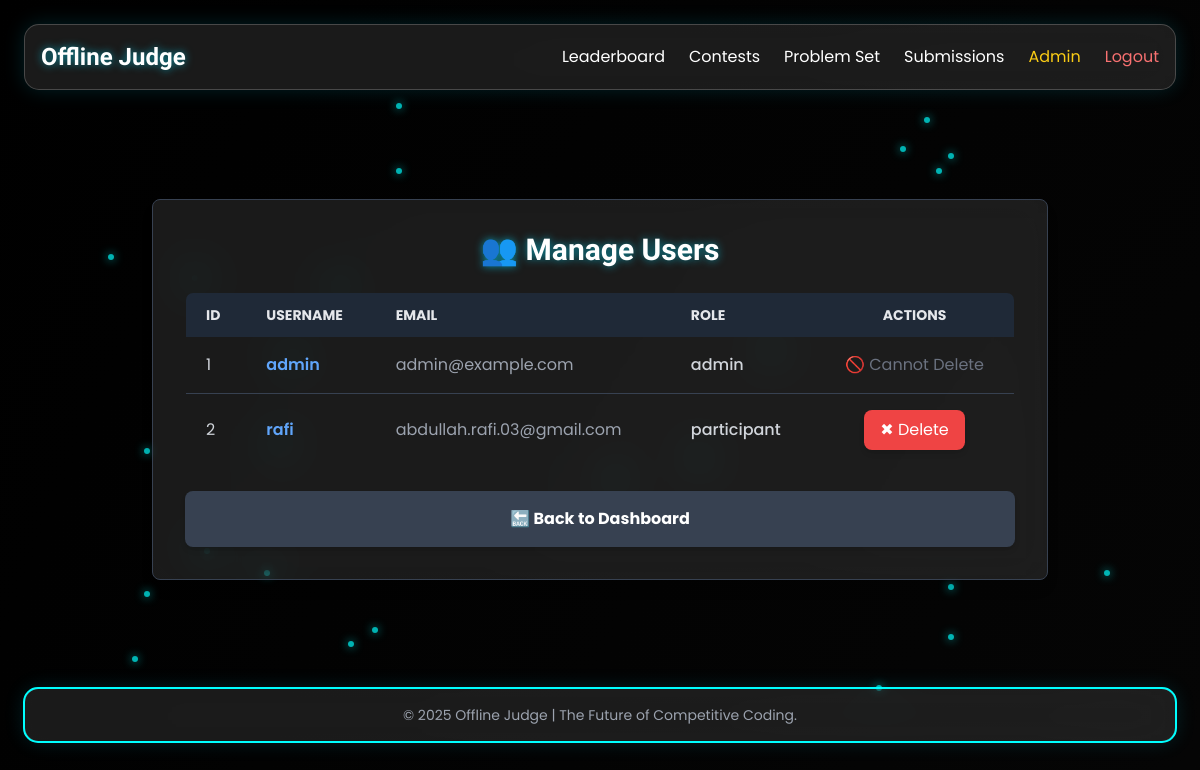
/manage_users (signed in), run on an earlier commit of the app's database.
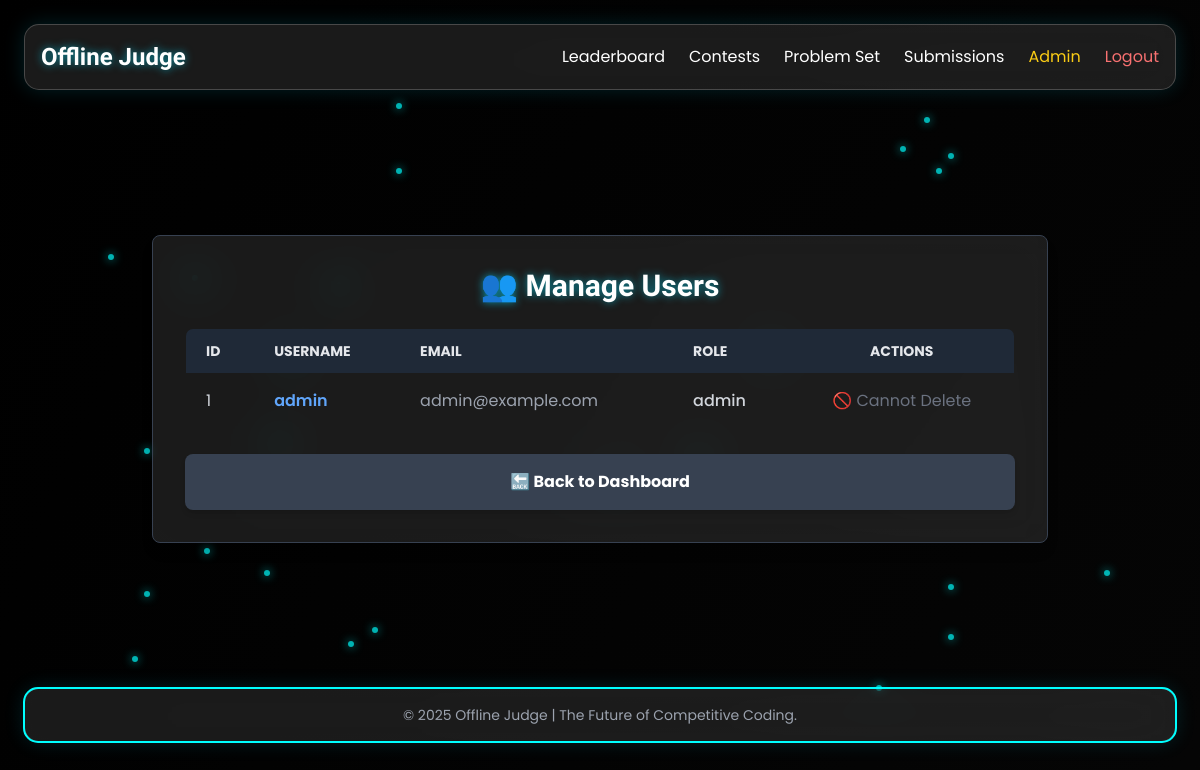
And on a later commit of the database.
### models.py (models this page shows)
class User(db.Model, UserMixin):
    id = db.Column(db.Integer, primary_key=True)
    username = db.Column(db.String(20), unique=True, nullable=False)
    email = db.Column(db.String(120), unique=True, nullable=False)
    password = db.Column(db.String(60), nullable=False)
    role = db.Column(db.String(10), nullable=False, default='participant')
    submissions = db.relationship('Submission', backref='user', lazy=True)

### routes.py (the view)
    @staticmethod
    @login_required
    @admin_required
    def manage_users(): return render_template('admin/manage_users.html', users=User.query.all())

### routes.py (called while the page is built)
def admin_required(f):
    @wraps(f)
    def decorated(*args, **kwargs):
        if current_user.role != 'admin': flash('Admin access only', 'error'); return redirect(url_for('index'))
        return f(*args, **kwargs)
    return decorated

@login_manager.user_loader
def load_user(user_id): return User.query.get(int(user_id))

### templates/admin/manage_users.html
{% extends "base.html" %}  {% block content %}
<div class="flex justify-center items-center min-h-[calc(100vh-250px)] py-10">
    <div class="glass p-8 rounded-lg w-full max-w-4xl shadow-lg border border-gray-700">
        <h1 class="text-3xl font-bold neon-text text-center mb-6">👥 Manage Users</h1>
        <div class="overflow-x-auto">
            <table class="w-full text-gray-300 border border-gray-700 rounded-lg overflow-hidden">
                <thead class="bg-gray-800 text-gray-200 uppercase text-sm">
                    <tr>
                        <th class="px-5 py-3 text-left">ID</th>
                        <th class="px-5 py-3 text-left">Username</th>
                        <th class="px-5 py-3 text-left">Email</th>
                        <th class="px-5 py-3 text-left">Role</th>
                        <th class="px-5 py-3 text-center">Actions</th>
                    </tr>
                </thead>
                <tbody>
                    {% for user in users %}
                    <tr class="border-b border-gray-700 hover:bg-gray-800 transition duration-300">
                        <td class="px-5 py-4">{{ user.id }}</td>
                        <td class="px-5 py-4 font-semibold text-blue-400">{{ user.username }}</td>
                        <td class="px-5 py-4 text-gray-400">{{ user.email }}</td>
                        <td class="px-5 py-4 font-medium">{{ user.role }}</td>
                        <td class="px-5 py-4 text-center">
                            {% if user.id != current_user.id %}
                            <form method="POST" action="{{ url_for('delete_user', user_id=user.id) }}" class="inline">
                                <button type="submit" class="bg-red-500 hover:bg-red-600 text-white px-4 py-2 rounded-lg shadow-md transition duration-300">✖ Delete</button>
                            </form>
                            {% else %}
                            <span class="text-gray-500">🚫 Cannot Delete</span>
                            {% endif %}
                        </td>
                    </tr>
                    {% endfor %}
                </tbody>
            </table>
        </div>
        <a href="{{ url_for('admin_dashboard') }}" class="block mt-6 p-4 rounded-lg bg-gray-700 hover:bg-gray-800 text-white font-bold text-center shadow-md">🔙 Back to Dashboard</a>
    </div>
</div>
{% endblock %}

### templates/base.html (shortened to what this page needs)
<!DOCTYPE html>
<html lang="en">
<head>
  <script src="https://cdn.tailwindcss.com"></script>
  <link rel="stylesheet" href="{{ url_for('static', filename='css/theme.css') }}">
</head>
<body class="relative">
  <nav class="glass p-4 mx-6 mt-6 flex justify-between items-center">
    <a href="{{ url_for('index') }}" class="text-2xl neon-text">Offline Judge</a>
    <div class="hidden lg:flex space-x-6">
      <a href="{{ url_for('leaderboard') }}" class="neon-hover">Leaderboard</a>
      <a href="{{ url_for('get_contests') }}" class="neon-hover">Contests</a>
      {% if current_user.is_authenticated %}
        <a href="{{ url_for('problems') }}" class="neon-hover">Problem Set</a>
        <a href="{{ url_for('submission_history') }}" class="neon-hover">Submissions</a>
        {% if current_user.role == 'admin' %}
          <a href="{{ url_for('admin_dashboard') }}" class="text-yellow-400 neon-hover">Admin</a>
        {% endif %}
        <a href="{{ url_for('logout') }}" class="text-red-400 neon-hover">Logout</a>
      {% else %}
        <a href="{{ url_for('login') }}" class="neon-hover">Login</a>
        <a href="{{ url_for('register') }}" class="neon-hover">Register</a>
      {% endif %}
    </div>
  </nav>
  <div class="particles">
    {% for i in range(25) %}
      <div style="top: {{ range(5, 95) | random }}%; left: {{ range(5, 95) | random }}%; animation-duration: {{ range(3, 6) | random }}s;"></div>
    {% endfor %}
  </div>
  <div class="{% block container_class %}container mx-auto my-6 px-6 {% endblock %}">
    {% block content %}{% endblock %}
  </div>
  <footer class="text-center py-4 glass-glow mx-6 mt-6">
    <p class="text-xs text-gray-400 md:text-sm">© 2025 Offline Judge | The Future of Competitive Coding.</p>
  </footer>
</body>
</html>

### static/css/theme.css (style rules this page uses)
.glass-glow { position: relative;background: rgba(255, 255, 255, 0.1);border-radius: 15px;backdrop-filter: blur(20px);box-shadow: 0 0 20px rgba(0, 224, 255, 0.15);padding: 16px;border: 0.5px solid rgba(255, 255, 255, 0.2); }
.glass-glow::before { content: "";position: absolute;inset: -2px;border-radius: inherit;border: 2px solid cyan;animation: outline-light 10s linear infinite; pointer-events: none; }
.glass { background: rgba(255, 255, 255, 0.1); border-radius: 15px; backdrop-filter: blur(20px); box-shadow: 0 0 20px rgba(0, 224, 255, 0.15); padding: 16px; border: 1px solid rgba(255, 255, 255, 0.2); }
.neon-text { font-family: 'Orbitron', sans-serif; font-weight: 700; text-shadow: 0 0 8px rgba(0, 224, 255, 0.6); }
.neon-hover { transition: 0.3s; }
body { background:radial-gradient(circle at center,#0a0a0a,#000);background-size:400% 400%;animation:nebula-flow 10s infinite alternate linear;overflow-x:hidden;color:white;font-family: 'Poppins', sans-serif; }
.particles div { position:absolute;width:6px;height:6px;background:rgba(0,255,255,0.7);box-shadow:0 0 10px rgba(0,255,255,0.7);border-radius:50%;animation:float 5s linear infinite }

What changed in the data, as far as the page shows it:
removed User: id "2", username "rafi", email "abdullah.rafi.03@gmail.com", role "participant"
